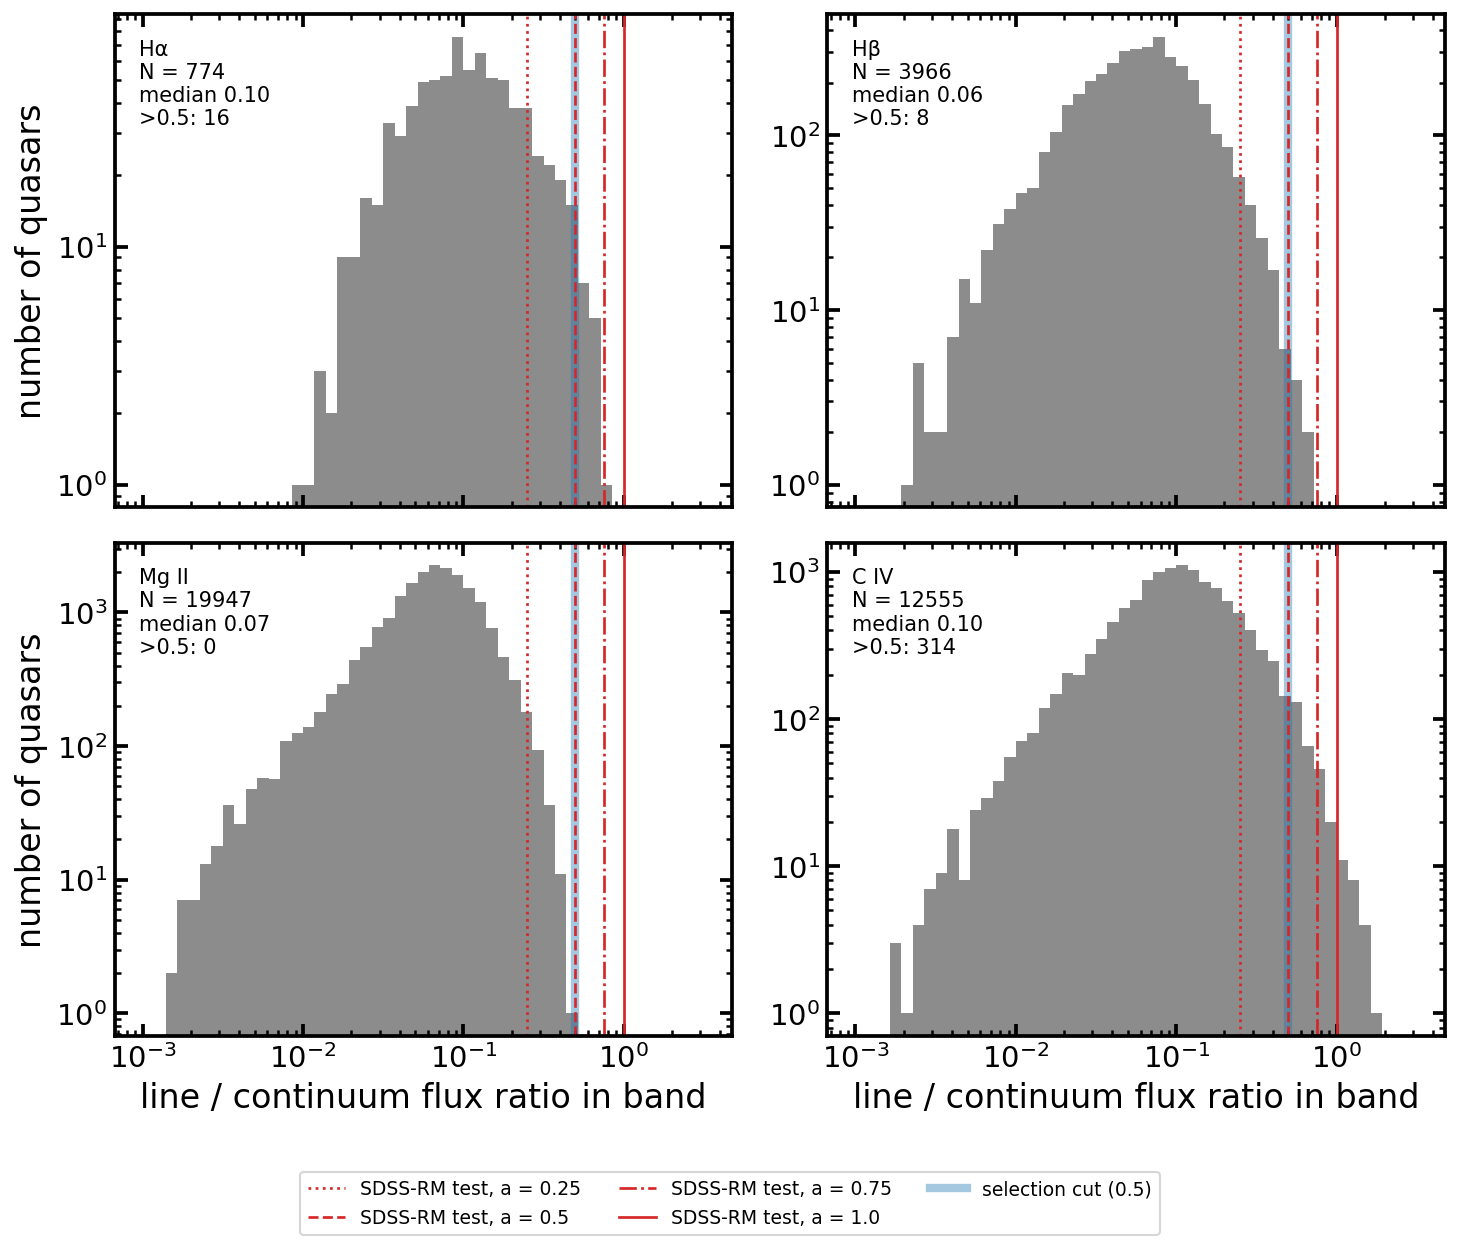

This figure's Python source:
"""Histograms of in-band broad-line/continuum flux ratios for chi2_g > 20 Stripe 82 quasars (quality-good lines)."""
from pathlib import Path
import numpy as np, pandas as pd, matplotlib
matplotlib.use("Agg")
import matplotlib.pyplot as plt
from jaxsedfit.mplstyle import style_path

B = Path(__file__).resolve().parents[1]
CUT = 0.5  # strong-line selection: line / continuum flux ratio in the band
fr = pd.read_csv(B / "pipeline/chi20_line_fractions.csv", dtype={"objectId": str})
g = fr[fr.good & fr.frac.notna() & (fr.frac > 0)]
best = g.sort_values("frac").groupby(["objectId", "line"]).tail(1)  # strongest band per object and line
plt.style.use(style_path())
fig, axes = plt.subplots(2, 2, figsize=(10, 8.4), sharex=True)
axes = axes.ravel()
bins = np.logspace(-3, 0.5, 50)
for ax, line, lab in zip(axes, ["Halpha", "Hbeta", "MgII", "CIV"], ["Hα", "Hβ", "Mg II", "C IV"]):
    v = best[best.line == line].frac.values
    ax.hist(v, bins=bins, color="0.55")
    for a, ls in [(0.25, ":"), (0.5, "--"), (0.75, "-."), (1.0, "-")]:
        ax.axvline(a, color="C3", ls=ls, lw=1.3, label=f"SDSS-RM test, a = {a}")
    ax.axvline(CUT, color="C0", lw=4, alpha=0.4, zorder=1, label=f"selection cut ({CUT})")
    ax.set(xscale="log", yscale="log")
    ax.text(0.04, 0.95, f"{lab}\nN = {len(v)}\nmedian {np.median(v):.2f}\n>{CUT}: {np.sum(v > CUT)}",
            transform=ax.transAxes, va="top", fontsize=10)
for ax in axes[2:]:
    ax.set_xlabel("line / continuum flux ratio in band")
for ax in axes[::2]:
    ax.set_ylabel("number of quasars")
fig.tight_layout(rect=(0, 0.07, 1, 1))
fig.legend(*axes[0].get_legend_handles_labels(), loc="lower center", ncol=3, fontsize=9)
fig.savefig(Path(__file__).with_suffix(".pdf"))
fig.savefig(Path(__file__).with_suffix(".png"), dpi=150)  # for the README; GitHub does not render PDFs inline
print(Path(__file__).with_suffix(".pdf"))
